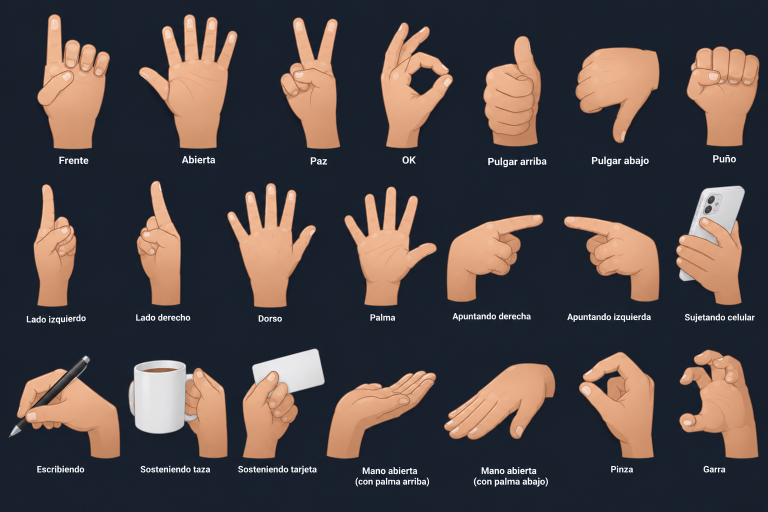
#> input picture PLANTILLA_ASOMBROTECA/manos/hoja_manos_original.png, 1536 x 1024 px (shown at 1/2 size)
$ python ficha_hoja.py ../manos/hoja_manos_original.png ../manos/abierta.png ../manos/abierta.png
#> lines starting #> are read from the running program, lines starting #| are printed output that depends on the picture
#!/usr/bin/env python3
# v2.4 · Añade a una hoja de prueba / de contacto la FICHA del vídeo: modo, duración final y la casilla «Resultado FB 24 h»
# con dos campos para rellenar a mano tras 24 h en Facebook: tiempo promedio de reproducción (meta: más de 20 s) y
# reproducciones de 3 s / visualizaciones (meta: más del 50 %).
# Uso: python3 -I tools/ficha_hoja.py hoja.jpg <modo> <duración_s | "estimada 92">   (sobrescribe la imagen)
import sys

from PIL import Image, ImageDraw, ImageFont

FB = '/usr/share/fonts/truetype/dejavu/DejaVuSans-Bold.ttf'
FR = '/usr/share/fonts/truetype/dejavu/DejaVuSans.ttf'


def fuente(path, px):
    try:
        return ImageFont.truetype(path, px)
    except Exception:
        return ImageFont.load_default()


def ficha(img_path, modo, dur):
#> called with img_path = '../manos/hoja_manos_original.png', modo = '../manos/abierta.png', dur = '../manos/abierta.png'
    im = Image.open(img_path).convert('RGB'); W, H = im.size
#> in ficha, im is the input picture: PIL image 1536x1024 RGB; mean R, G, B 77.7, 69.3, 69
#> after `W, H = im.size`: W = 1536; H = 1024
    k = max(0.5, W / 1800); bh = int(250 * k)
#> after `k = max(0.5, W / 1800)`: k = 0.853
#> after `bh = int(250 * k)`: bh = 213
    out = Image.new('RGB', (W, H + bh), (14, 16, 24)); out.paste(im, (0, 0)); d = ImageDraw.Draw(out)
#> after `out = Image.new('RGB', (W, H + bh), (14, 16, 24))`:
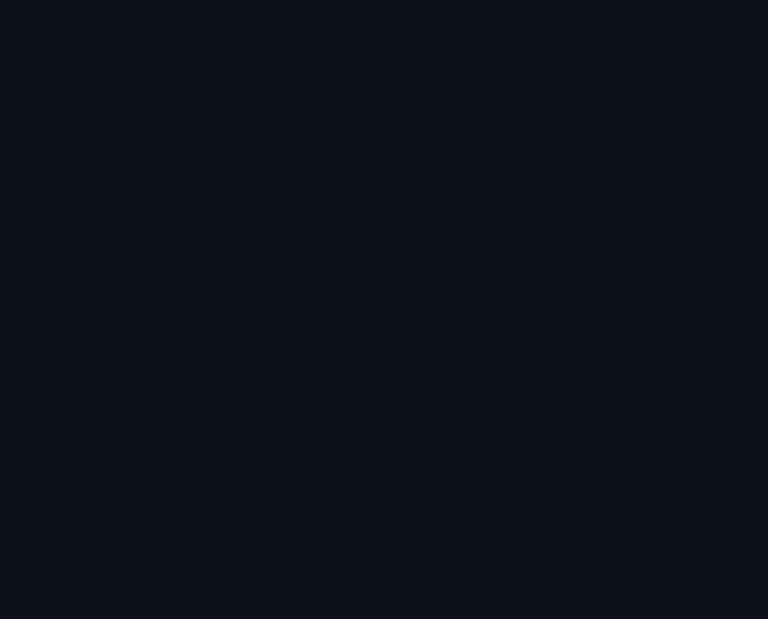
#> out: PIL image 1536x1237 RGB (shown at 1/2 size); mean R, G, B 14, 16, 24
#> after `out.paste(im, (0, 0))`:
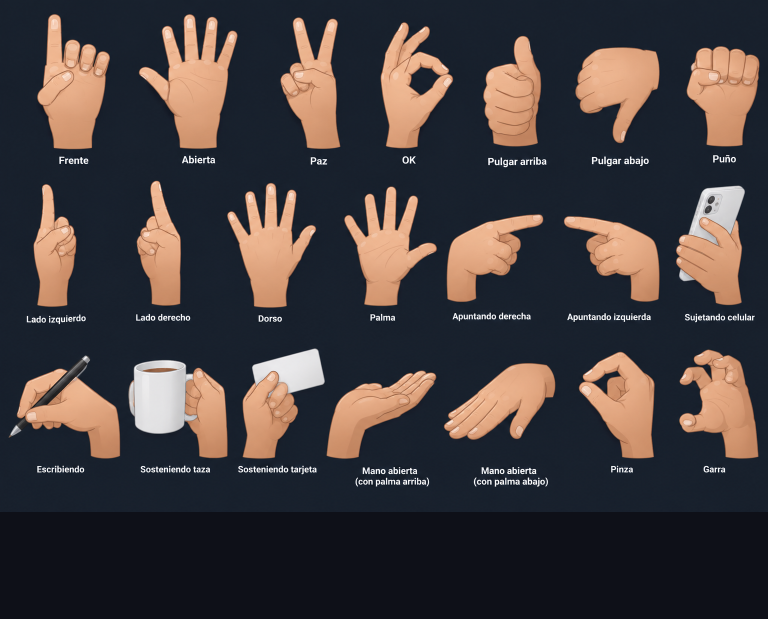
#> out: PIL image 1536x1237 RGB (shown at 1/2 size); mean R, G, B 66.7, 60.1, 61.3
    f1, f2, f3 = fuente(FB, int(34 * k)), fuente(FR, int(28 * k)), fuente(FB, int(28 * k))
    try:
        dtxt = f'{float(str(dur).replace(",", ".")):.1f} s'.replace('.', ',')
    except ValueError:
        dtxt = str(dur)
    m = int(24 * k); y = H + m
#> after `m = int(24 * k)`: m = 20
#> after `y = H + m`: y = 1044
    d.text((m, y), f'Modo: {modo}   ·   Duración final: {dtxt}', font=f1, fill=(255, 255, 255))
    y += int(56 * k); bx0, bx1 = m, W - m
#> after `y += int(56 * k)`: y = 1091
#> after `bx0, bx1 = (m, W - m)`: bx0 = 20; bx1 = 1516
    d.rectangle([bx0, y, bx1, H + bh - m], outline=(255, 210, 63), width=max(2, int(3 * k)))
    d.text((bx0 + m, y + int(14 * k)), 'Resultado FB 24 h', font=f3, fill=(255, 210, 63))
    col = (bx1 - bx0) // 2
#> col = 748
    for i, (lab, meta) in enumerate((('Tiempo promedio de reproducción: ______ s', 'meta: más de 20 s'), ('Reproducciones de 3 s / visualizaciones: ______ %', 'meta: más del 50 %'))):
        x = bx0 + m + i * col; yy = y + int(62 * k)
        d.text((x, yy), lab, font=f2, fill=(235, 238, 245)); d.text((x, yy + int(40 * k)), meta, font=f2, fill=(160, 170, 190))
    out.save(img_path, quality=92)
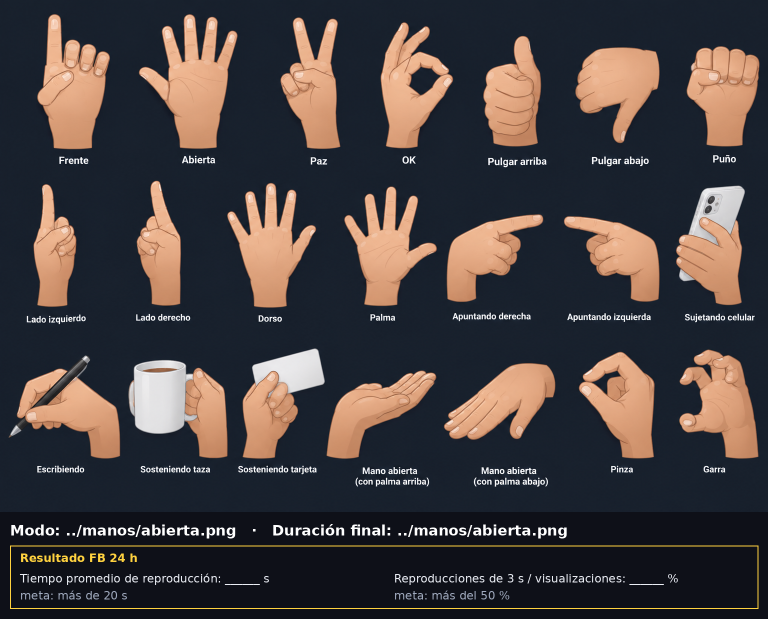
#> saved as hoja_manos_original.png: PIL image 1536x1237 RGB (shown at 1/2 size); mean R, G, B 69.5, 62.7, 63.2


if __name__ == '__main__':
    if len(sys.argv) < 4:
        sys.exit('Uso: ficha_hoja.py hoja.jpg <modo> <duración>')
    ficha(sys.argv[1], sys.argv[2], sys.argv[3])
